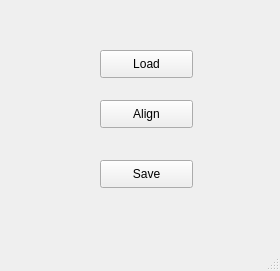
<?xml version="1.0" encoding="UTF-8"?>
<ui version="4.0">
 <class>MainWindow</class>
 <widget class="QMainWindow" name="MainWindow">
  <property name="geometry">
   <rect>
    <x>0</x>
    <y>0</y>
    <width>280</width>
    <height>271</height>
   </rect>
  </property>
  <property name="windowTitle">
   <string>MainWindow</string>
  </property>
  <widget class="QWidget" name="centralwidget">
   <widget class="QPushButton" name="load_im">
    <property name="geometry">
     <rect>
      <x>100</x>
      <y>50</y>
      <width>93</width>
      <height>28</height>
     </rect>
    </property>
    <property name="text">
     <string>Load</string>
    </property>
   </widget>
   <widget class="QPushButton" name="align_im">
    <property name="geometry">
     <rect>
      <x>100</x>
      <y>100</y>
      <width>93</width>
      <height>28</height>
     </rect>
    </property>
    <property name="text">
     <string>Align</string>
    </property>
   </widget>
   <widget class="QPushButton" name="save_im">
    <property name="geometry">
     <rect>
      <x>100</x>
      <y>160</y>
      <width>93</width>
      <height>28</height>
     </rect>
    </property>
    <property name="text">
     <string>Save</string>
    </property>
   </widget>
  </widget>
  <widget class="QMenuBar" name="menubar">
   <property name="geometry">
    <rect>
     <x>0</x>
     <y>0</y>
     <width>280</width>
     <height>26</height>
    </rect>
   </property>
  </widget>
  <widget class="QStatusBar" name="statusbar"/>
 </widget>
 <resources/>
 <connections/>
</ui>
